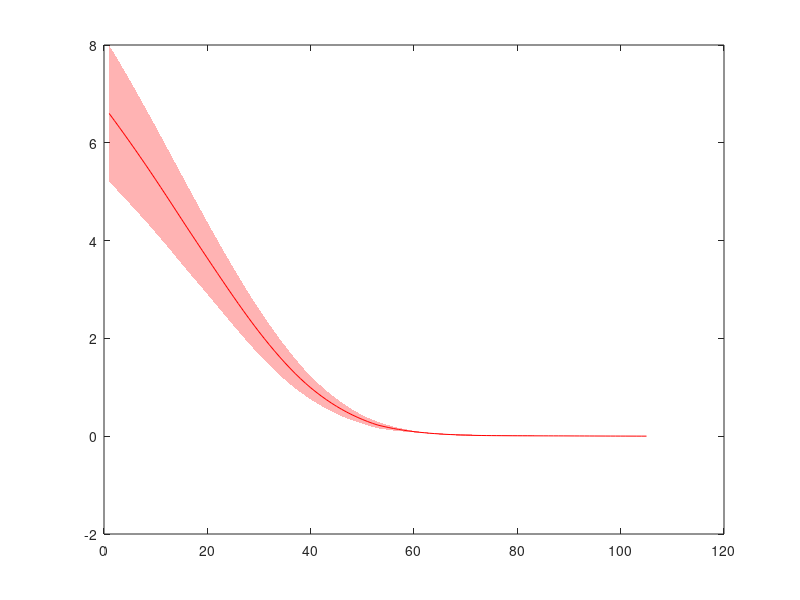

Recreate this plot in MATLAB. (Note: this script raises an error after producing the figure.)
clear
clc
%%
m1 = load('8qubitscase6.mat');
m2 = load('8qubitscase7.mat');
m3 = load('8qubitscase8.mat');
m4 = load('8qubitscase9.mat');
m5 = load('8qubitscase10.mat');
m6 = load('8qubitscase11.mat');
m7 = load('8qubitscase12.mat');
m8 = load('8qubitscase13.mat');
m9 = load('8qubitscase14.mat');
m10 = load('8qubitscase15.mat');


y1 = m1.costvalue;
y2 = m2.costvalue;
y3 = m3.costvalue;
y4 = m4.costvalue;
y5 = m5.costvalue;
y6 = m6.costvalue;
y7 = m7.costvalue;
y8 = m8.costvalue;
y9 = m9.costvalue;
y10 = m10.costvalue;

xlength = min([length(y1),length(y2),length(y3),length(y4),length(y5),length(y6),length(y7),length(y8),length(y9),length(y10)]);

y1f = y1(3:1:xlength);
y2f = y2(3:1:xlength);
y3f = y3(3:1:xlength);
y4f = y4(3:1:xlength);
y5f = y5(3:1:xlength);
y6f = y6(3:1:xlength);
y7f = y7(3:1:xlength);
y8f = y8(3:1:xlength);
y9f = y9(3:1:xlength);
y10f = y10(3:1:xlength);

xspace = 1:1:xlength-2;
ymean = mean([y1f;y2f;y3f;y4f;y5f;y6f;y7f;y8f;y9f;y10f],1);
ystd1 = ymean+std([y1f;y2f;y3f;y4f;y5f;y6f;y7f;y8f;y9f;y10f],0,1);
ystd2 = ymean-std([y1f;y2f;y3f;y4f;y5f;y6f;y7f;y8f;y9f;y10f],0,1);
yvar = var([y1f;y2f;y3f;y4f;y5f;y6f;y7f;y8f;y9f;y10f],1);
h1 = fill([xspace,fliplr(xspace)],[ystd1,fliplr(ystd2)],'r');
set(h1,'edgealpha',0,'facealpha',0.3)
hold on
plot(xspace,ymean,'r')
%%
m11 = load('6qubitscase1.mat');
m12 = load('6qubitscase2.mat');
m13 = load('6qubitscase3.mat');
m14 = load('6qubitscase4.mat');
m15 = load('6qubitscase5.mat');
m16 = load('6qubitscase6.mat');
m17 = load('6qubitscase7.mat');
m18 = load('6qubitscase8.mat');
m19 = load('6qubitscase9.mat');
m20 = load('6qubitscase10.mat');
% m21 = load('6qubitcase11.mat');
% m22 = load('6qubitcase12.mat');
% m23 = load('6qubitcase13.mat');
% m24 = load('6qubitcase14.mat');

g1 = m11.costvalue;
g2 = m12.costvalue;
g3 = m13.costvalue;
g4 = m14.costvalue;
g5 = m15.costvalue;
g6 = m16.costvalue;
g7 = m17.costvalue;
g8 = m18.costvalue;
g9 = m19.costvalue;
g10 = m20.costvalue;
% g3 = m13.costvalue;
% g4 = m14.costvalue;
% g5 = m15.costvalue;

slength = max([length(g1),length(g2),length(g3),length(g4),length(g5),length(g6),length(g7),length(g8),length(g9),length(g10)]);

g1f = [g1(3:1:length(g1)),zeros(1,slength-length(g1))];
g2f = [g2(3:1:length(g2)),zeros(1,slength-length(g2))];
g3f = [g3(3:1:length(g3)),zeros(1,slength-length(g3))];
g4f = [g4(3:1:length(g4)),zeros(1,slength-length(g4))];
g5f = [g5(3:1:length(g5)),zeros(1,slength-length(g5))];
g6f = [g6(3:1:length(g6)),zeros(1,slength-length(g6))];
g7f = [g7(3:1:length(g7)),zeros(1,slength-length(g7))];
g8f = [g8(3:1:length(g8)),zeros(1,slength-length(g8))];
g9f = [g9(3:1:length(g9)),zeros(1,slength-length(g9))];
g10f = [g10(3:1:length(g10)),zeros(1,slength-length(g10))];
% g5f = g5(3:1:slength);
% g6f = g6(3:1:slength);
% g7f = g7(3:1:slength);
% g8f = g8(3:1:slength);
% g9f = g9(3:1:slength);
% g10f = g10(3:1:slength);

sspace = 1:1:slength-2;
gmean = mean([g1f;g2f;g3f;g4f;g5f;g6f;g7f;g8f;g9f;g10f],1);
gstd1 = gmean+std([g1f;g2f;g3f;g4f;g5f;g6f;g7f;g8f;g9f;g10f ],0,1);
gstd2 = gmean-std([g1f;g2f;g3f;g4f;g5f;g6f;g7f;g8f;g9f;g10f ],0,1);
gvar = var([g1f;g2f;g3f;g4f;g5f;g6f;g7f;g8f;g9f;g10f ],1);
h2 = fill([sspace,fliplr(sspace)],[gstd1,fliplr(gstd2)],'b');
%;g6f;g7f;g8f;g9f;g10f


set(h2,'edgealpha',0,'facealpha',0.3)
plot(sspace,gmean,'b')
legend('','average cost value for 8 qubits','','average cost value for 6 qubits')
xlabel('Step')
ylabel('Cost value')
fig = gcf;
fig.PaperPositionMode = 'auto';
fig_pos = fig.PaperPosition;
fig.PaperSize = [fig_pos(3) fig_pos(4)];